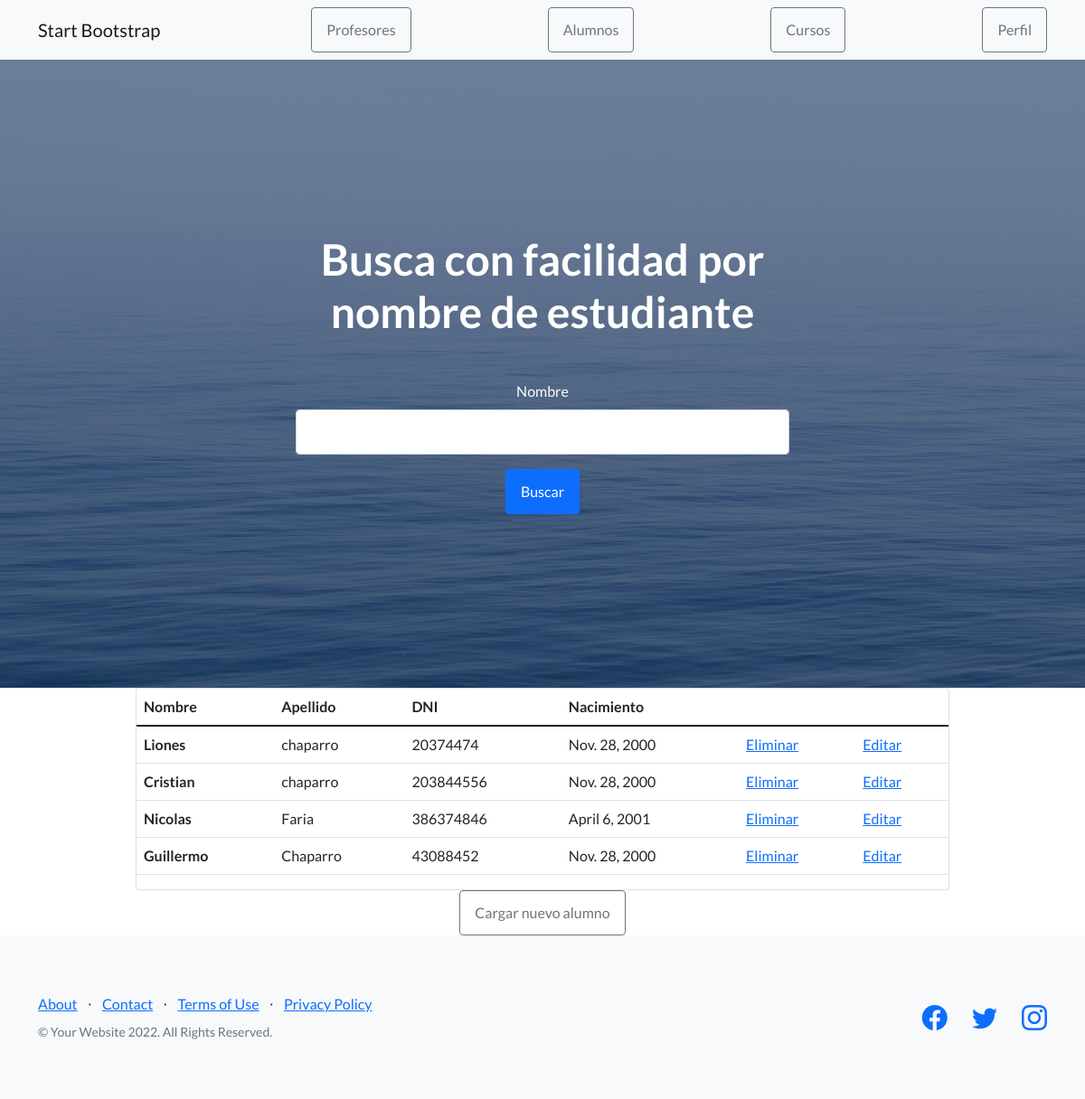
/alumnos, run on the app's committed database.
### app_coder/models.py (models this page shows)
class Personas(models.Model):
    nombre=models.CharField(max_length=40)
    apellido=models.CharField(max_length=40)
    edad=models.IntegerField()
    dni=models.IntegerField()
    nacimiento=models.DateField()

### app_coder/views.py (the view)
# urls.py: path("alumnos",views.alumnos, name="alumnos"),
def alumnos(request):
    los_alumnos=Personas.objects.all()
    diccionario={"alumnos": los_alumnos}
    platilla=loader.get_template("alumnos.html")
    documento=platilla.render(diccionario)
    return HttpResponse(documento)

### app_coder/template/alumnos.html
{% extends "padre.html" %}
{% load static %}
{% block contenido %}
<center>
<div class="card w-75">
  <table class="table">
  <thead>
    <tr>
      <th scope="col">Nombre</th>
      <th scope="col">Apellido</th>
      <th scope="col">DNI</th>
      <th scope="col">Nacimiento</th>
    </tr>
  </thead>
  <tbody>
  {%for x in alumnos%}
    <tr>
      <th scope="row">{{x.nombre}}</th>
      <td>{{x.apellido}}</td>
      <td>{{x.dni}}</td>
      <td>{{x.nacimiento}}</td>
      <td><a href="{%url 'eliminar_alumno' x.id%}">Eliminar</a></td>
      <td><a href="{%url 'editar_alumno' x.id%}">Editar</a></td>
    </tr>
  {% endfor %}
  </tbody>
  </table>
</div><a class="btn btn-outline-secondary" href="{% url 'cargar_alumno'%}">Cargar nuevo alumno</a></center>
{% endblock %}

### app_coder/template/padre.html (shortened to what this page needs)
<!DOCTYPE html>
<html lang="en">
    <head>
        {% load static %}
        <link href="https://cdn.jsdelivr.net/npm/bootstrap-icons@1.5.0/font/bootstrap-icons.css" rel="stylesheet" type="text/css" />
        <link href="{% static 'app_coder/css/styles.css' %}" rel="stylesheet" />
    </head>
    <body>
        <nav class="navbar navbar-light bg-light static-top">
            <div class="container">
                <a class="navbar-brand" href="#!">Start Bootstrap</a>
                <a class="btn btn-outline-secondary" href="{% url 'profesores'%}">Profesores</a>
                <a class="btn btn-outline-secondary" href="{% url 'alumnos'%}">Alumnos</a>
                <a class="btn btn-outline-secondary" href="{% url 'cursos'%}">Cursos</a>
                <a class="btn btn-outline-secondary" href="{% url 'perfil'%}">Perfil</a>
            </div>
        </nav>
        <header class="masthead">
            <div class="container position-relative">
                <div class="row justify-content-center">
                    <div class="col-xl-6">
                        <div class="text-center text-white">
                            <h1 class="mb-5">Busca con facilidad por nombre de estudiante</h1>
                            <form action="buscar" method="GET">
                                <div class="mb-3">
                                    <label  class="form-label">Nombre</label>
                                    <input  class="form-control"  name="nombre" >
                                  </div>
                                <button type="submit" class="btn btn-primary">Buscar</button>
                                </form>
                        </div>
                    </div>
                </div>
            </div>
        </header>
        {% block contenido %}
        {% endblock%}
        <footer class="footer bg-light">
            <div class="container">
                <div class="row">
                    <div class="col-lg-6 h-100 text-center text-lg-start my-auto">
                        <ul class="list-inline mb-2">
                            <li class="list-inline-item"><a href="#!">About</a></li>
                            <li class="list-inline-item">⋅</li>
                            <li class="list-inline-item"><a href="#!">Contact</a></li>
                            <li class="list-inline-item">⋅</li>
                            <li class="list-inline-item"><a href="#!">Terms of Use</a></li>
                            <li class="list-inline-item">⋅</li>
                            <li class="list-inline-item"><a href="#!">Privacy Policy</a></li>
                        </ul>
                        <p class="text-muted small mb-4 mb-lg-0">&copy; Your Website 2022. All Rights Reserved.</p>
                    </div>
                    <div class="col-lg-6 h-100 text-center text-lg-end my-auto">
                        <ul class="list-inline mb-0">
                            <li class="list-inline-item me-4">
                                <a href="#!"><i class="bi-facebook fs-3"></i></a>
                            </li>
                            <li class="list-inline-item me-4">
                                <a href="#!"><i class="bi-twitter fs-3"></i></a>
                            </li>
                            <li class="list-inline-item">
                                <a href="#!"><i class="bi-instagram fs-3"></i></a>
                            </li>
                        </ul>
                    </div>
                </div>
            </div>
        </footer>
    </body>
</html>

### data on the page
Personas: nombre "Liones", apellido "chaparro", dni "20374474", nacimiento "Nov. 28, 2000"
Personas: nombre "Cristian", apellido "chaparro", dni "203844556", nacimiento "Nov. 28, 2000"
Personas: nombre "Nicolas", apellido "Faria", dni "386374846", nacimiento "April 6, 2001"
Personas: nombre "Guillermo", apellido "Chaparro", dni "43088452", nacimiento "Nov. 28, 2000"
